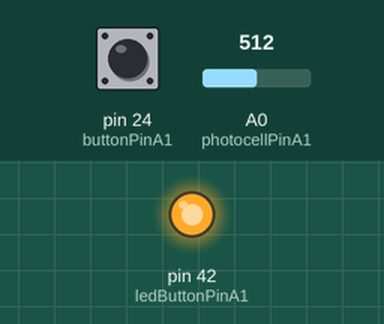
Simulated run of this sketch. Board: Arduino Mega 2560, built with avr-gcc and run on an emulated ATmega2560. Parts: output pins drawn as LEDs (lit = HIGH). Dashed ring = blinking. The inputs (shaded band) are chosen by the test bench; at power-on: A0 (photocellPinA1) = 512, pin 24 (buttonPinA1) LOW. What the sketch prints to the serial monitor is not drawn.

Above: at 1.2 s.
1.3 s: A0 (photocellPinA1) set to 941
4.3 s: A0 (photocellPinA1) set to 966
At 4.7 s:
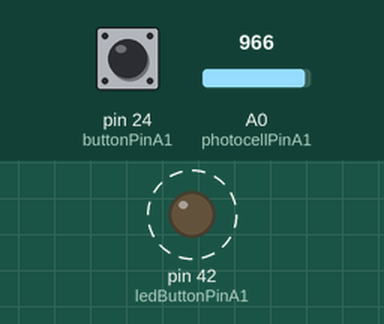
7.3 s: pin 24 (buttonPinA1) pulled HIGH for 0.15 s
At 9.1 s:
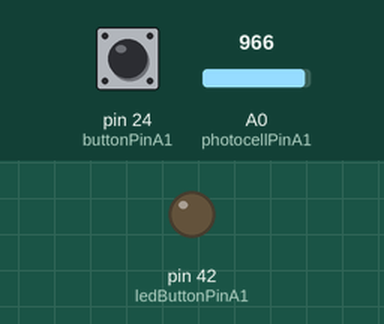
Timing chart, 0 to 10.6 s (numbered marks = the images above; inputs shaded):
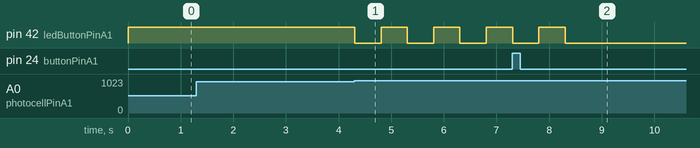

Measured:
- the behaviour switches between 950 and 951 on A0 (photocellPinA1) (found by bisection; images 0 and 1)
- after the input at 1.3 s, every drawn part: stays the same
- after the input at 4.3 s, pin 42 (ledButtonPinA1): alternates HIGH for 0.50 s and LOW for 0.50 s, starting at once
- after the input at 7.3 s, pin 42 (ledButtonPinA1): goes on until 8.3 s, then stays LOW

The sketch:

mugen_final_v1.ino
```cpp
// circuit 1 button: button/LED A1
const int buttonPinA1 = 24; // button input = ORANGE
const int ledButtonPinA1 = 42; // LED output = YELLOW
const int photocellPinA1 = A0; // photocell separate circuit =
int buttonA1Scored = false;
int buttonStateA1 = HIGH;
int prevButtonA1State = LOW;
int ledStateA1;
// circuit 2 button: photocell
int photocellA1 = 0;

int wait = 5;

void setup() {
  // put your setup code here, to run once:
  pinMode(buttonPinA1, INPUT);
  pinMode(ledButtonPinA1, OUTPUT);
  digitalWrite(ledButtonPinA1, HIGH);
  Serial.begin(9600);
}

void loop() {
  // put your main code here, to run repeatedly:
  photocellA1 = analogRead(photocellPinA1);
  ledStateA1 = digitalRead(ledButtonPinA1);
  Serial.print(photocellA1);
  Serial.print(", ");

  buttonStateA1 = digitalRead(buttonPinA1);

  //If laser on the button, should signal PRESS_MEEEEE
  if(photocellA1 > 950){
    if(!buttonA1Scored){ // 2 arrays: 1 for scored, 1 for output led pin
      digitalWrite(ledButtonPinA1, LOW);   // BLINK by turning ON then OFF then back ON
      delay(500);
      digitalWrite(ledButtonPinA1, HIGH);
      delay(500);
      digitalWrite(ledButtonPinA1, LOW);
      ledStateA1 = LOW;
      Serial.println("on + passed, ");
    }
  } else {
    if(!buttonA1Scored){ // not scored
      digitalWrite(ledButtonPinA1, HIGH);
      ledStateA1 = HIGH;
      Serial.println("not on, ");
    }
  }

  //If button PRESS_MEEEE need to score++ and button should stay on
  if(ledStateA1 == LOW && buttonStateA1 == HIGH) {
    if(!buttonA1Scored){
      buttonA1Scored=true;
      Serial.println("pressed");
    }
  }


  //delay(50);
  prevButtonA1State = buttonStateA1;
}

// tips: write function OR write in for loop -
// 8 buttons looped for i = 1, until i = 8
```
